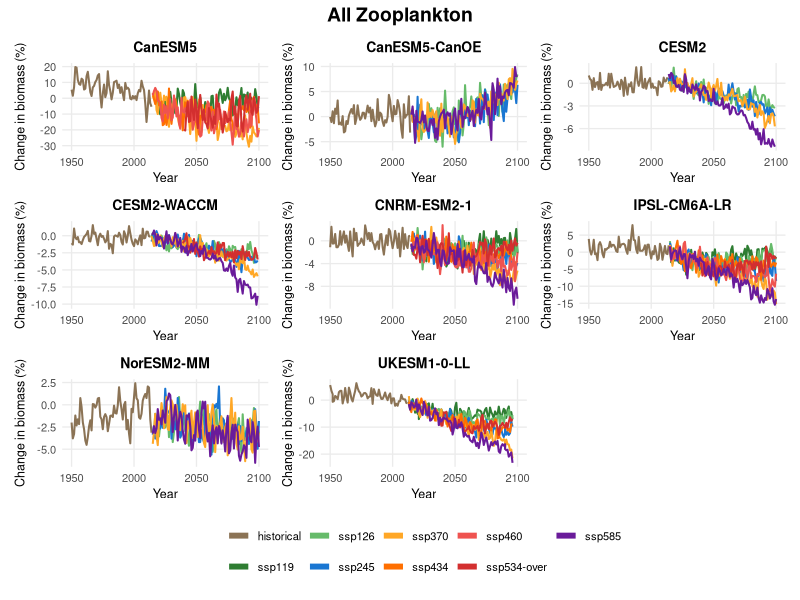
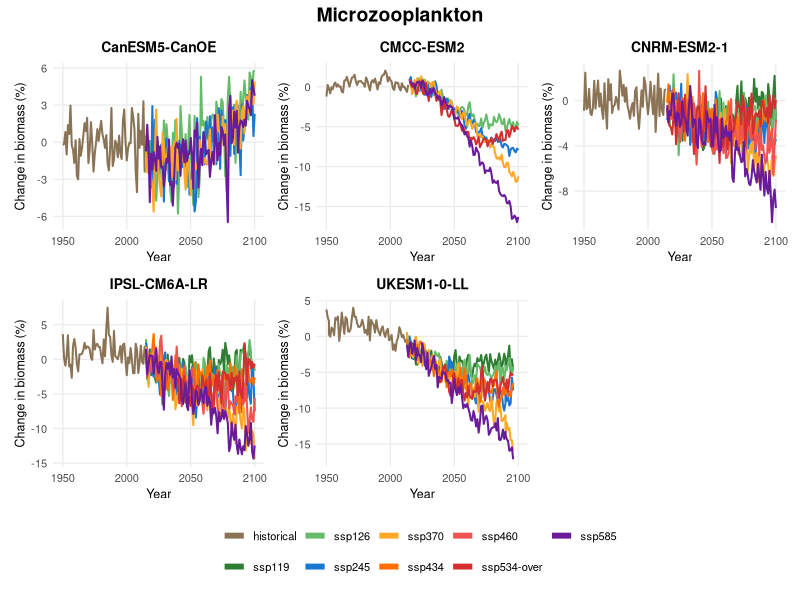
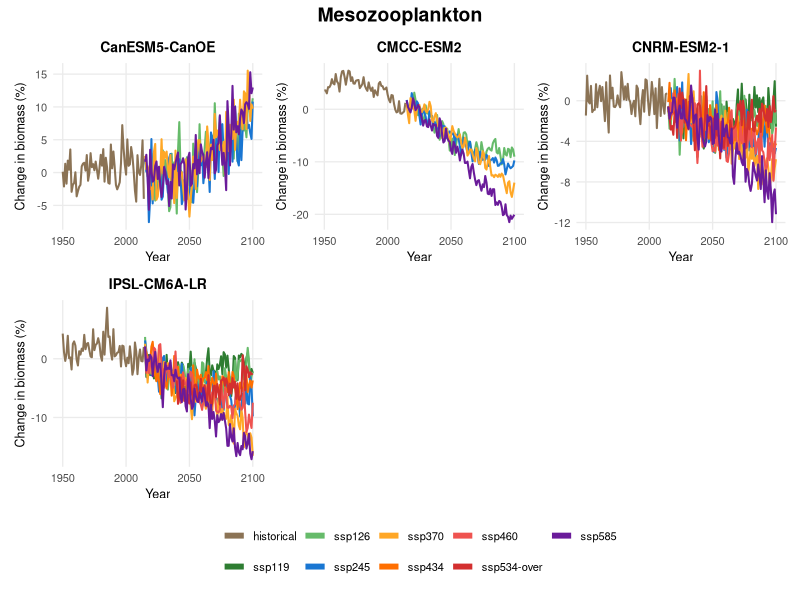
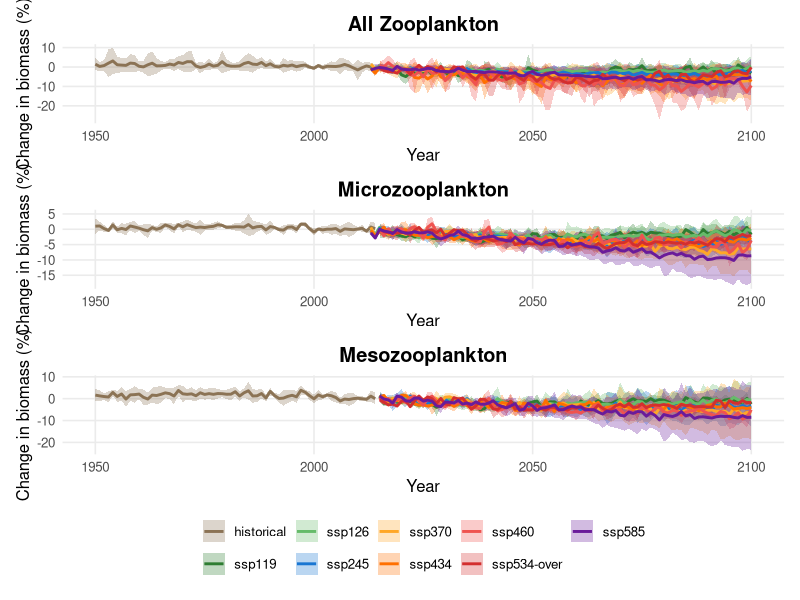
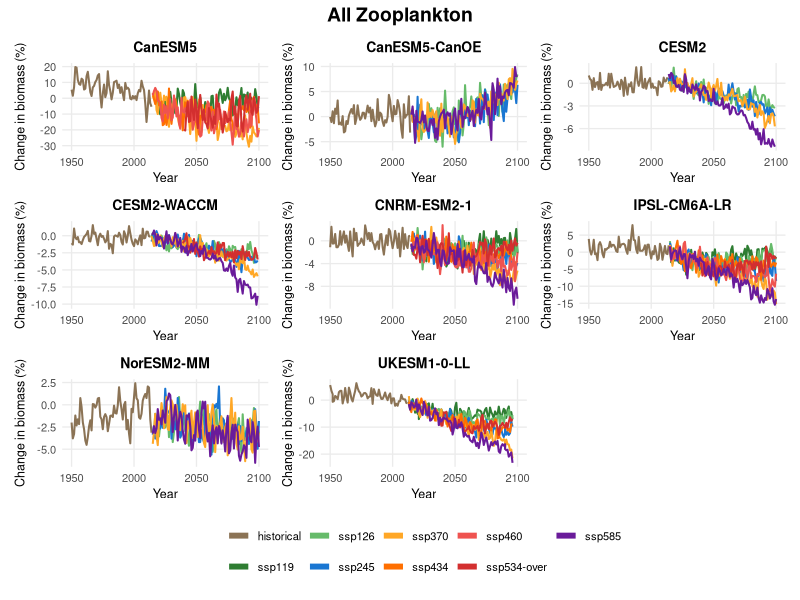
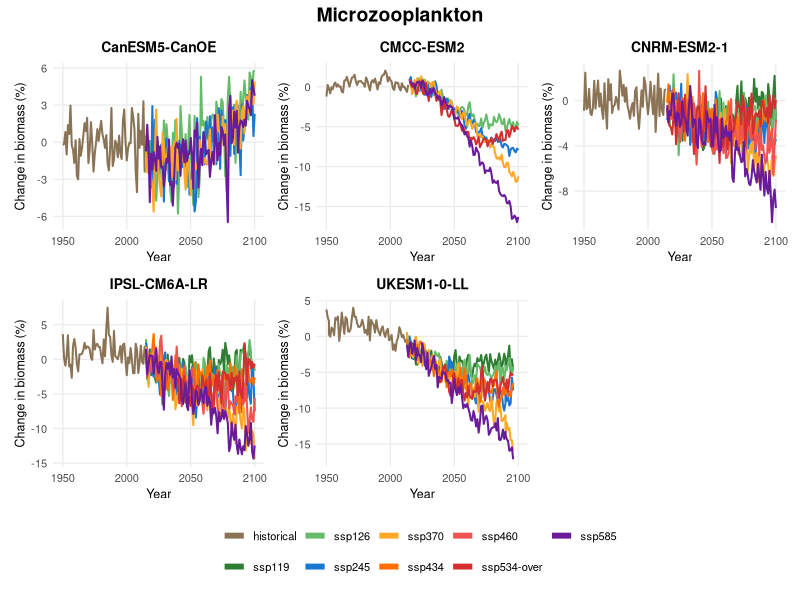
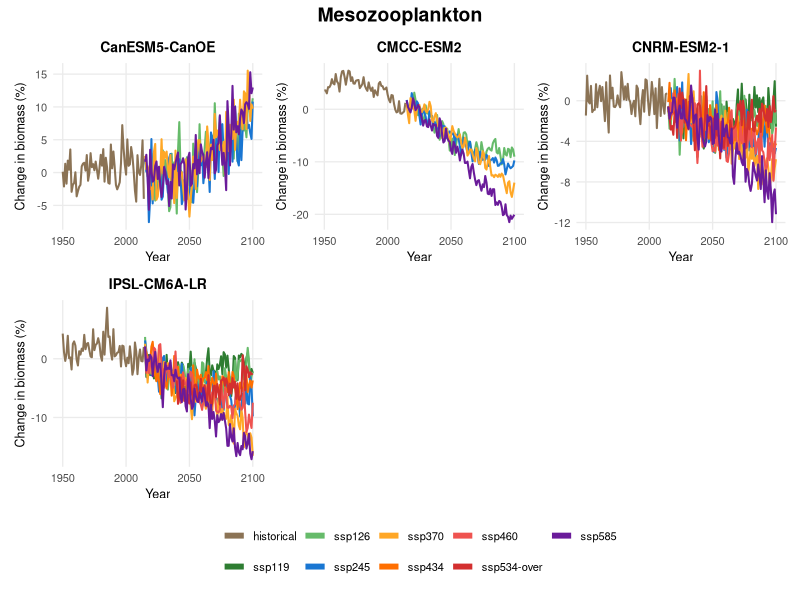
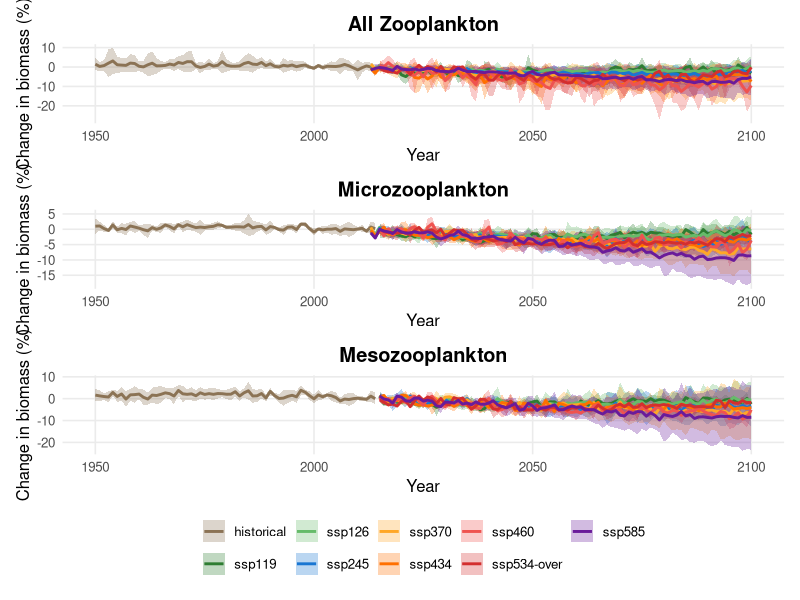

Reproduce these figures in R, in order.
# Load required libraries
library(tidyverse)
library(patchwork)

# Read the summary data
zoo_data <- read_csv("zooplankton_annual_summary_all.csv") %>%
  filter(Year >= 1950, Year <= 2100) %>%
  filter(Scenario %in% c("historical",
                         "ssp119",
                         "ssp126",
                         "ssp245",
                         "ssp370",
                         "ssp434",
                         "ssp460",
                         "ssp534-over",
                         "ssp585"))

# Calculate baseline (mean biomass for 2005-2014 historical period)
baseline <- zoo_data %>%
  filter(Scenario == "historical", Year >= 2005, Year <= 2014) %>%
  group_by(Variable, Model) %>%
  summarise(baseline_mean = mean(Mean, na.rm = TRUE), .groups = "drop")

# Join baseline and calculate percentage change
zoo_change <- zoo_data %>%
  left_join(baseline, by = c("Variable", "Model")) %>%
  mutate(
    pct_change = ((Mean - baseline_mean) / baseline_mean) * 100,
    scenario_type = if_else(Scenario == "historical", "Historical", "Future")
  )

# Convert Scenario to factor with all unique scenarios in sensible order
# This ensures all scenarios appear in the legend even if not in every subplot
all_scenarios <- unique(zoo_change$Scenario)
scenario_order <- c("historical", "ssp119", "ssp126", "ssp245", "ssp370",
                   "ssp434", "ssp460", "ssp534-over", "ssp585")
# Only include scenarios that exist in the data
scenario_levels <- scenario_order[scenario_order %in% all_scenarios]

zoo_change <- zoo_change %>%
  mutate(Scenario = factor(Scenario, levels = scenario_levels))

# Calculate mean and SD across models for each scenario, variable, and year
zoo_summary <- zoo_change %>%
  group_by(Variable, Scenario, scenario_type, Year) %>%
  summarise(
    mean_change = mean(pct_change, na.rm = TRUE),
    sd_change = sd(pct_change, na.rm = TRUE),
    .groups = "drop"
  ) %>%
  mutate(
    upper = mean_change + sd_change,
    lower = mean_change - sd_change,
    # Ensure Scenario is a factor with same levels as zoo_change
    Scenario = factor(Scenario, levels = scenario_levels)
  )

# Define colors for scenarios (distinctive progression)
scenario_colors <- c(
  "historical" = "#8B7355",      # Brown/tan for historical
  "ssp119" = "#2E7D32",          # Dark green (lowest emissions)
  "ssp126" = "#66BB6A",          # Light green
  "ssp245" = "#1976D2",          # Blue (moderate)
  "ssp370" = "#FFA726",          # Orange (high)
  "ssp434" = "#FF6F00",          # Dark orange
  "ssp460" = "#EF5350",          # Red-orange
  "ssp534-over" = "#D32F2F",     # Red
  "ssp585" = "#6A1B9A"           # Dark purple (highest emissions)
)

# ============================================
# INDIVIDUAL MODEL PLOTS (3 plots, one per variable)
# ============================================

# Function to create plot for a single model
plot_single_model <- function(data, model_name) {
  plot_data <- data %>% filter(Model == model_name)
  
  # Create a complete grid of all scenarios and years to ensure all legend items appear
  # even if a model doesn't have data for certain scenarios
  all_years <- unique(data$Year)
  scenario_grid <- expand.grid(
    Year = all_years,
    Scenario = scenario_levels,
    stringsAsFactors = FALSE
  ) %>%
    mutate(Scenario = factor(Scenario, levels = scenario_levels))
  
  # Left join to preserve all scenario levels in the data
  plot_data <- scenario_grid %>%
    left_join(plot_data, by = c("Year", "Scenario"))

  ggplot(plot_data, aes(x = Year, y = pct_change,
                        color = Scenario, fill = Scenario)) +
    geom_line(linewidth = 0.7) +
    scale_color_manual(
      values = scenario_colors,
      limits = scenario_levels,
      breaks = scenario_levels,
      drop = FALSE
    ) +
    scale_fill_manual(
      values = scenario_colors,
      limits = scenario_levels,
      breaks = scenario_levels,
      drop = FALSE
    ) +
    guides(color = guide_legend(title = NULL, override.aes = list(linewidth = 2)),
           fill = guide_legend(title = NULL)) +
    labs(
      x = "Year",
      y = "Change in biomass (%)",
      title = model_name
    ) +
    theme_minimal(base_size = 10) +
    theme(
      panel.grid.minor = element_blank(),
      plot.title = element_text(hjust = 0.5, face = "bold", size = 10),
      axis.title = element_text(size = 9),
      legend.position = "bottom"
    )
}

# Variables to process
variables <- c("zooc", "zmicro", "zmeso")

# Create 3 separate plots, one for each variable
individual_plots <- list()

for (var in variables) {
  var_label <- case_when(
    var == "zooc" ~ "All Zooplankton",
    var == "zmicro" ~ "Microzooplankton",
    var == "zmeso" ~ "Mesozooplankton"
  )

  # Filter data for this variable and get models with data
  var_data <- zoo_change %>% filter(Variable == var)
  models_with_data <- var_data %>%
    filter(!is.na(pct_change)) %>%
    pull(Model) %>%
    unique()

  # Create list of plots for each model that has data for this variable
  model_plots <- map(models_with_data, ~plot_single_model(var_data, .x))

  # Combine into grid with 3 columns
  n_models <- length(models_with_data)
  individual_plots[[var]] <- wrap_plots(model_plots, ncol = 3) +
    plot_layout(guides = "collect") +
    plot_annotation(title = var_label,
                    theme = theme(plot.title = element_text(hjust = 0.5,
                                                            face = "bold",
                                                            size = 14))) &
    theme(legend.position = "bottom")

  # Store number of models for height calculation
  individual_plots[[paste0(var, "_n")]] <- n_models
}

# Display and save individual model plots
for (var in variables) {
  n_models <- individual_plots[[paste0(var, "_n")]]
  print(individual_plots[[var]])
  ggsave(paste0("zooplankton_individual_models_", var, ".png"),
         individual_plots[[var]],
         width = 12, height = 3 * ceiling(n_models / 3), dpi = 300)
}

# ============================================
# MULTI-MODEL MEAN PLOTS
# ============================================

# Function to create plot for a single variable
plot_variable <- function(data, var_name) {
  var_label <- case_when(
    var_name == "zooc" ~ "All Zooplankton",
    var_name == "zmicro" ~ "Microzooplankton",
    var_name == "zmeso" ~ "Mesozooplankton"
  )

  plot_data <- data %>% filter(Variable == var_name)

  ggplot(plot_data, aes(x = Year, y = mean_change,
                        color = Scenario, fill = Scenario)) +
    geom_ribbon(aes(ymin = lower, ymax = upper), alpha = 0.3, color = NA) +
    geom_line(linewidth = 1) +
    scale_color_manual(
      values = scenario_colors,
      limits = scenario_levels,
      drop = FALSE
    ) +
    scale_fill_manual(
      values = scenario_colors,
      limits = scenario_levels,
      drop = FALSE
    ) +
    guides(color = guide_legend(title = NULL),
           fill = guide_legend(title = NULL)) +
    labs(
      x = "Year",
      y = "Change in biomass (%)",
      title = var_label
    ) +
    theme_minimal(base_size = 12) +
    theme(
      panel.grid.minor = element_blank(),
      legend.position = "bottom",
      plot.title = element_text(hjust = 0.5, face = "bold")
    )
}

# Create individual plots
p_zooc <- plot_variable(zoo_summary, "zooc")
p_zmicro <- plot_variable(zoo_summary, "zmicro")
p_zmeso <- plot_variable(zoo_summary, "zmeso")

# Combine plots using patchwork
combined_plot <- p_zooc / p_zmicro / p_zmeso +
  plot_layout(guides = "collect") &
  theme(legend.position = "bottom")

# Display the plot
print(combined_plot)

# Save the plot
ggsave("zooplankton_temporal_change.png", combined_plot,
       width = 10, height = 12, dpi = 300)
